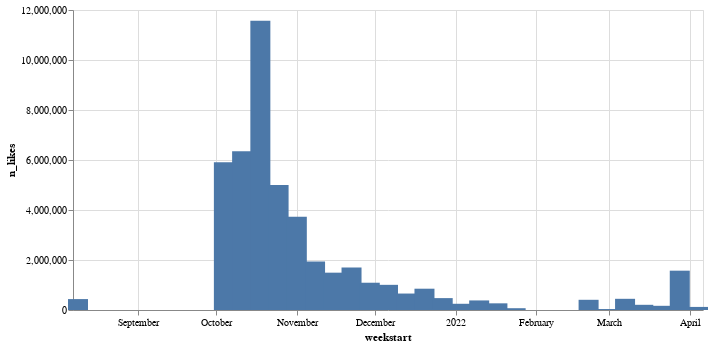

Write notebook code for a chart like this one.
### Code cell
alt.Chart(weekly_likes).mark_bar(width=20).encode(
    x='weekstart:T',
    y='n_likes'
).properties(width=630)

### Figure 1 — Vega-Lite specification as saved in the notebook (floating-point values rounded to 4 significant figures)
{"config": {"view": {"continuousWidth": 400, "continuousHeight": 300}}, "data": {"name": "data-c6a1c235ce97e44258846a5062efea07"}, "mark": {"type": "bar", "width": 20}, "encoding": {"x": {"field": "weekstart", "type": "temporal"}, "y": {"field": "n_likes", "type": "quantitative"}}, "width": 630, "$schema": "https://vega.github.io/schema/vega-lite/v4.17.0.json", "datasets": {"data-c6a1c235ce97e44258846a5062efea07": [{"weekstart": "2021-08-09T00:00:00", "n_likes": 436600}, {"weekstart": "2021-08-16T00:00:00", "n_likes": 0}, {"weekstart": "2021-08-30T00:00:00", "n_likes": 0}, {"weekstart": "2021-09-13T00:00:00", "n_likes": 0}, {"weekstart": "2021-09-20T00:00:00", "n_likes": 0}, {"weekstart": "2021-09-27T00:00:00", "n_likes": 0}, {"weekstart": "2021-10-04T00:00:00", "n_likes": 5911900}, {"weekstart": "2021-10-11T00:00:00", "n_likes": 6350400}, {"weekstart": "2021-10-18T00:00:00", "n_likes": 11567500}, {"weekstart": "2021-10-25T00:00:00", "n_likes": 5000000}, {"weekstart": "2021-11-01T00:00:00", "n_likes": 3727300}, {"weekstart": "2021-11-08T00:00:00", "n_likes": 1937400}, {"weekstart": "2021-11-15T00:00:00", "n_likes": 1493200}, {"weekstart": "2021-11-22T00:00:00", "n_likes": 1703500}, {"weekstart": "2021-11-29T00:00:00", "n_likes": 1091100}, {"weekstart": "2021-12-06T00:00:00", "n_likes": 1006600}, {"weekstart": "2021-12-13T00:00:00", "n_likes": 658400}, {"weekstart": "2021-12-20T00:00:00", "n_likes": 851800}, {"weekstart": "2021-12-27T00:00:00", "n_likes": 475600}, {"weekstart": "2022-01-03T00:00:00", "n_likes": 249000}, {"weekstart": "2022-01-10T00:00:00", "n_likes": 382800}, {"weekstart": "2022-01-17T00:00:00", "n_likes": 266900}, {"weekstart": "2022-01-24T00:00:00", "n_likes": 71600}, {"weekstart": "2022-02-21T00:00:00", "n_likes": 408000}, {"weekstart": "2022-02-28T00:00:00", "n_likes": 38500}, {"weekstart": "2022-03-07T00:00:00", "n_likes": 447600}, {"weekstart": "2022-03-14T00:00:00", "n_likes": 207700}, {"weekstart": "2022-03-21T00:00:00", "n_likes": 167600}, {"weekstart": "2022-03-28T00:00:00", "n_likes": 1572900}, {"weekstart": "2022-04-04T00:00:00", "n_likes": 123000}]}}
